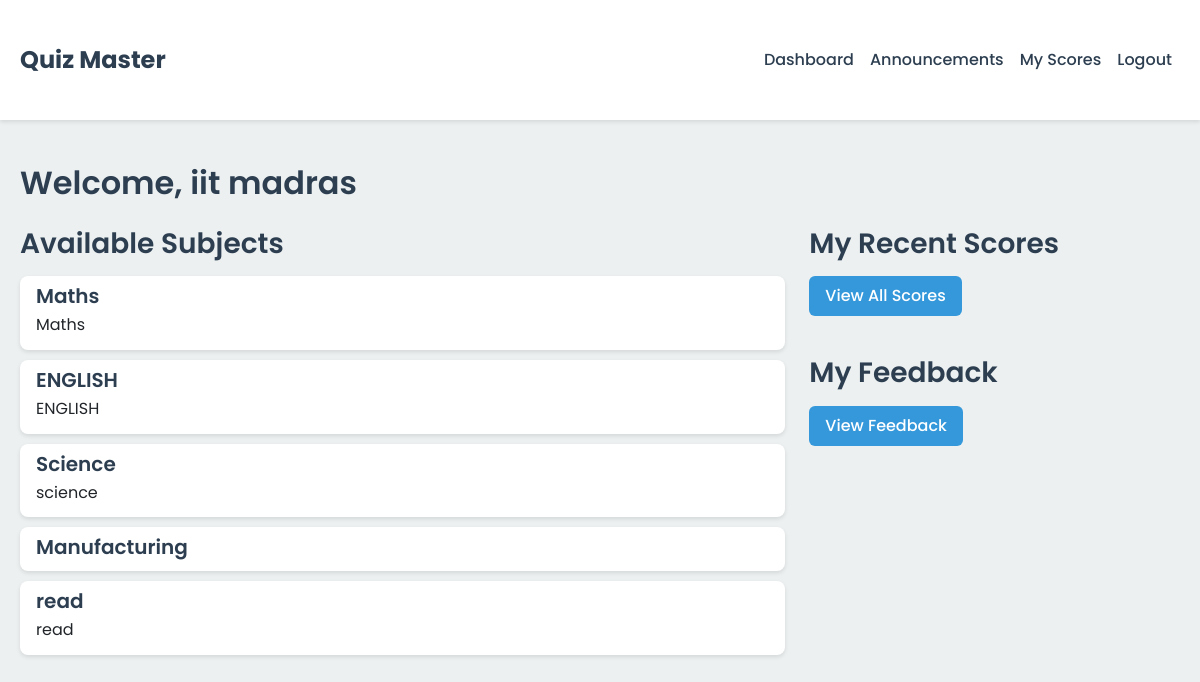
Page /dashboard (signed in) on the committed database.
### app/models.py (models this page shows, shortened)
class User(UserMixin, db.Model):#user table
    id = db.Column(db.Integer, primary_key=True)
    username = db.Column(db.String(64), unique=True, nullable=False)
    email = db.Column(db.String(120), unique=True, nullable=False)
    password_hash = db.Column(db.String(128))
    is_admin = db.Column(db.Boolean, default=False)
    full_name = db.Column(db.String(128))
    qualification = db.Column(db.String(128))
    date_of_birth = db.Column(db.Date)
    scores = db.relationship('Score', backref='user', lazy='dynamic')
    given_feedbacks = db.relationship('Feedback', foreign_keys='[Feedback.user_id]', backref='admin', lazy='dynamic')#admin ne feedback diya
    received_feedbacks = db.relationship('Feedback', foreign_keys='[Feedback.student_id]', backref='student', lazy='dynamic')#student ne feedback receive kiya
    announcements = db.relationship('Announcement', backref='admin_user', lazy='dynamic', foreign_keys='[Announcement.admin_id]')

class Subject(db.Model):#subject table
    id = db.Column(db.Integer, primary_key=True)
    name = db.Column(db.String(100), nullable=False)
    description = db.Column(db.Text)
    chapters = db.relationship('Chapter', backref='subject', lazy='dynamic')

### app/routes/user.py (the view)
@anirudh_bp.route('/dashboard')
@login_required
def dashboard():#my user dashboard
    subjects = Subject.query.all()
    scores = Score.query.filter_by(user_id=current_user.id).all()
    quiz_labels = [score.quiz.title for score in scores]
    quiz_scores = [score.total_scored for score in scores]
    return render_template('user/dashboard.html', subjects=subjects, quiz_labels=quiz_labels, quiz_scores=quiz_scores)

### app/models.py (called while the page is built)
@login_manager.user_loader  #user session manage karne ke liye
def load_user(id):
    return User.query.get(int(id))

### app/templates/user/dashboard.html (shortened to what this page needs)
{% extends "base.html" %}
{% block content %}
<h2>Welcome, {{ current_user.full_name }}</h2>
<div class="row mt-4">
    <div class="col-md-8">
        <h3>Available Subjects</h3>
        <div class="list-group">
            {% for subject in subjects %}
                <a href="{{ url_for('user.view_subject', subject_id=subject.id) }}"
                   class="list-group-item list-group-item-action">
                    <h5 class="mb-1">{{ subject.name }}</h5>
                    {% if subject.description %}
                        <p class="mb-1">{{ subject.description }}</p>
                    {% endif %}
                </a>
            {% endfor %}
        </div>
    </div>
    {% if not current_user.is_admin %}
        <div class="col-md-4">
            <h3>My Recent Scores</h3>
            <a href="{{ url_for('user.my_scores') }}" class="btn btn-primary mb-3">View All Scores</a>
            <h3 class="mt-4">My Feedback</h3>
            <a href="{{ url_for('user.my_feedback') }}" class="btn btn-primary mb-3">View Feedback</a>
        </div>
    {% endif %}
</div>
{% endblock %}

### app/static/css/style.css (style rules this page uses)
:root { --primary-color: #2c3e50; --secondary-color: #3498db; --accent-color: #e74c3c; --background-color: #ecf0f1; --text-color: #2c3e50; --shadow: 0 2px 4px rgba(0,0,0,0.1); --transition: all 0.3s ease; }
body { font-family: 'Poppins', sans-serif; color: var(--text-color); background-color: var(--background-color); line-height: 1.6; }
.list-group-item { border: none; margin-bottom: 10px; border-radius: 8px !important; box-shadow: var(--shadow); transition: var(--transition); }
.btn { border-radius: 6px; padding: 8px 16px; font-weight: 500; transition: var(--transition); }
.btn-primary { background-color: var(--secondary-color); border: none; }
h1, h2, h3, h4, h5, h6 { color: var(--primary-color); font-weight: 600; margin-bottom: 1rem; }

### rows in the picture
User: full_name "iit madras"
Subject: name "Maths", description "Maths"
Subject: name "ENGLISH", description "ENGLISH"
Subject: name "Science", description "science"
Subject: name "Manufacturing"
Subject: name "read", description "read"
